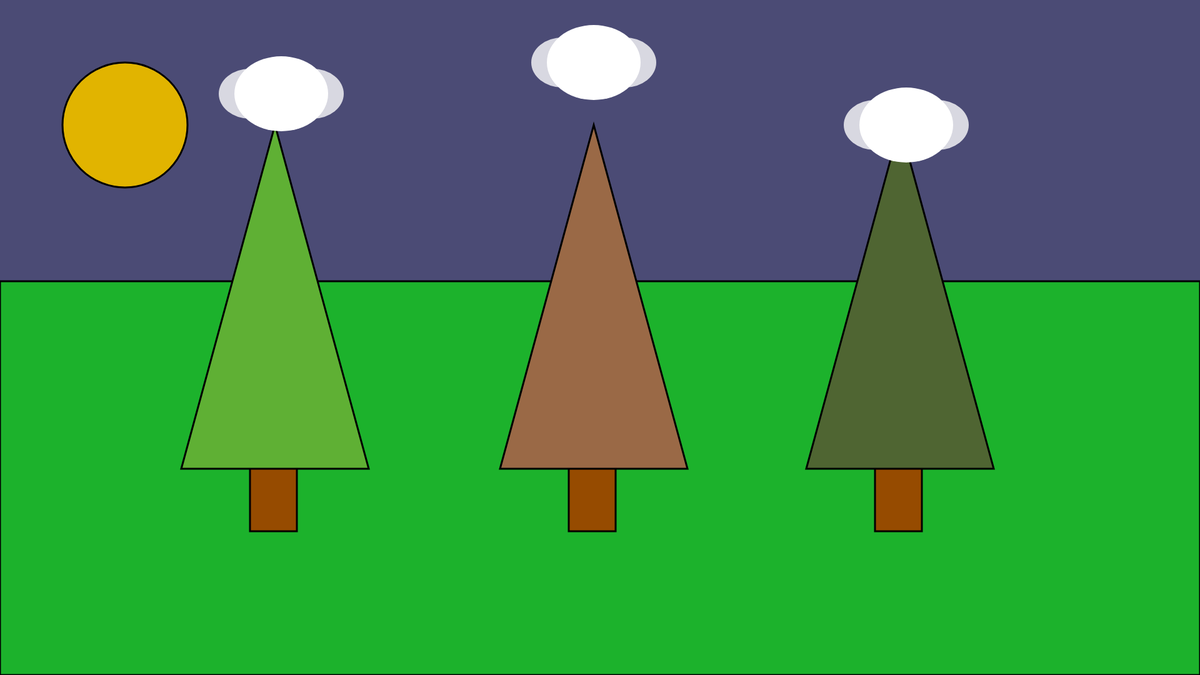
Frame 1 (no input)
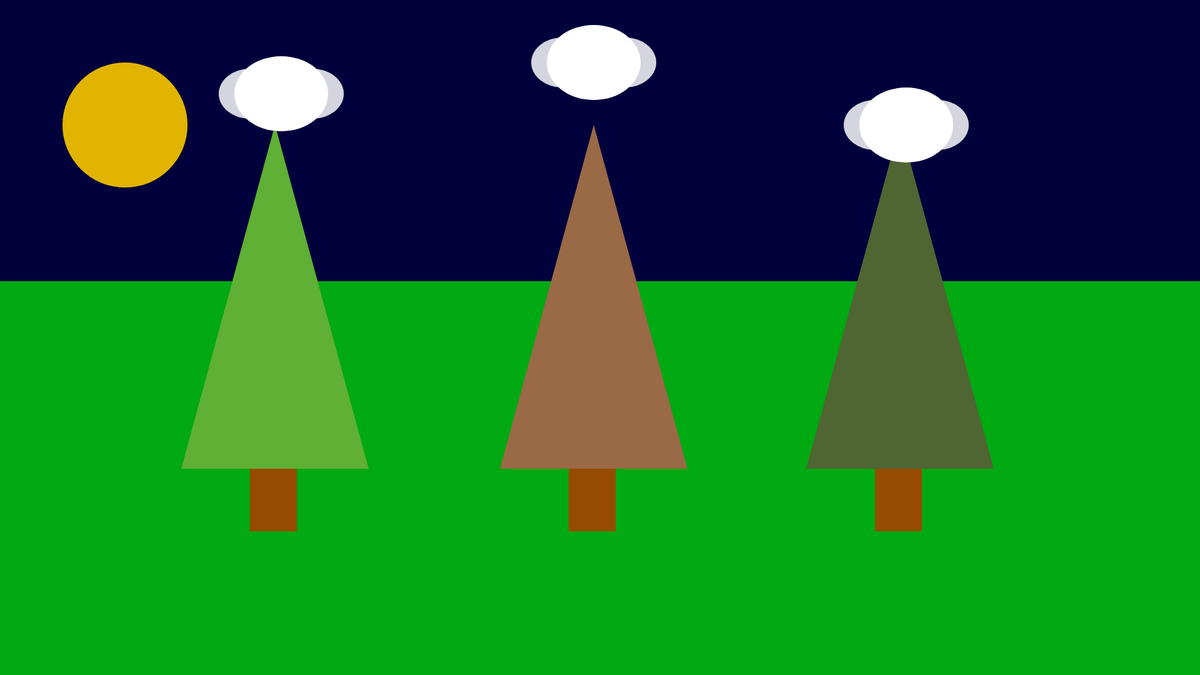
Frame 60 (no input)
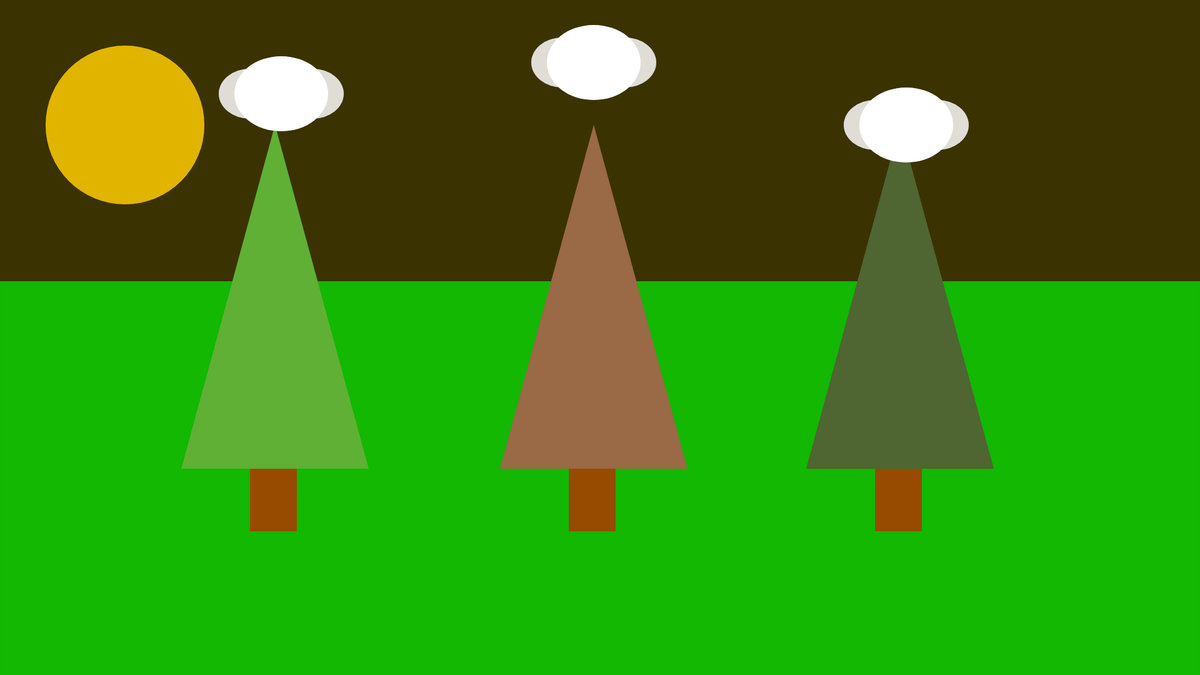
Frame 120 (the mouse pressed at the canvas centre since frame 60)

The p5.js sketch that drew these frames (run headless with seeded random() and noise() and a simulated clock; from frame 60 on, the mouse is pressed at the canvas centre):

// p5.js sketch
// ── sketch.js
//  Adit V
// Sunny day
//this semester, im not exactly sure what theme or concept i want to follow, i think the nature/seasons concept is pretty interesting and i might stick with that.
//the code showcases some trees on a sunny day with a couple of clouds
//press either "Q" or "q" to move the sun from left to right
//move your mouse down to increase the size of the sun

//if you hold the mouse button down it makes a smooth transition from night to sunset color background

//DECLARING VARIABLES FOR THE COLORS 
let r = 0;
let g =0;
let b = 60;

// Making variables for the X and Y position of the sun so i can use a function with the sun
let sunx=200
let suny=200  

//setting a variable sunspeed
let sunSpeed = 1.1  ;

let movingRight = false; // Track sun movement

//i need to put tree color outside of draw otherwsie it flickers and its going to give me epilepsy
let  treeColor1,treeColor2, treeColor3 

//creating an initial set of values so i can click a button to get those values back pretty much resetting it

let initial = {
  r: 0, g: 0, b: 60,
  sunx: 200, suny: 200,
  sunSpeed: 1,
  movingRight:false 
}

function setup(){
  createCanvas(1920,1080);


  // have to do inside setup otherwise p5.js does not see the values
  treeColor1 = color(random(40, 200), random(80, 200), random(40, 80));
  treeColor2 = color(random(40, 200), random(80, 200), random(40, 80));
  treeColor3 = color(random(40, 200), random(80, 200), random(40, 80));

  restartSketch();


}


function draw() 
  {
    
 let sunSize = 200 + mouseY / 10;//this changes the size of the sun based on the y position of the mouse

  //background colour is going to be blue for sky
  background(r,g,b,180);

  //sun
  strokeWeight(3)
  fill(225,180,0);
  ellipse(sunx,suny,sunSize, sunSize);
  
  //lawn or patch of grass
  fill(0,240,0,160);
  quad(0,450,1920,450,1920,1080,0,1080);
  
  //drawing trees
 
  drawTree(910, 350, treeColor1);
  drawTree(400, 350, treeColor2);
  drawTree(1400, 350, treeColor3);
  
// Draw clouds
drawCloud(400, 150);
drawCloud(900, 100);
drawCloud(1400, 200);

  if (mouseIsPressed) {  
    if (r < 190) r += 1;  // Increase red gradually to sunset
    if (g < 50) g += 1;   // Slightly increase green
    if (b > 0) b -= 1;    // Decrease blue gradually
  }

    // Prevent the color from going beyond sunset
 if (r > 255) r = 190;
 if (g > 50) g = 20;    // Stop green from exceeding 50 so less brown tinge
 if (b < 0) b = 0;
 

// Move sun if 'Q' is pressed
if (keyIsPressed && (key === 'q' || key === 'Q')) {
  movingRight = true; // Start moving right
}

// Move sun continuously if it's moving
if (movingRight) {
  sunx += sunSpeed;

  // Reverse direction when hitting boundaries
  if (sunx >= width - 400 || sunx <= 200) {
    sunSpeed *= -1;
    
  }
}



}


//making function for the trees

function drawTree(x, y, treeColor) {
 fill(150, 75, 0);
rect(x, y, 75, 500);
fill(treeColor);
triangle(x - 110, y + 400, x + 190, y + 400, x + 40, y - 150);
}


//making a function for clouds
function drawCloud(x, y) {
  fill(255, 255, 255, 200);
  noStroke();
  ellipse(x, y, 100, 80);
  ellipse(x + 100, y, 100, 80);
  fill(255, 255, 255);
  ellipse(x + 50, y, 150, 120);
}
  // Reset all variables to their initial values
function restartSketch() {
  
  r = initial.r;
  g = initial.g;
  b = initial.b;
  sunx = initial.sunx;
  suny = initial.suny;
  sunSpeed = initial.sunSpeed;
  movingRight = initial.movingRight;

}

  
function keyPressed() {

  if (key === 'r' || key === 'R') {
    restartSketch();
  }



    if (key === 'n' || key === 'N') { // Turn to night
      r = 10; g = 10; b = 40;
    }

//making a key press change tree colors
if (key === 't' || key === 'T') {
  treeColor1 = color(random(40, 200), random(80, 200), random(40, 80));
  treeColor2 = color(random(40, 200), random(80, 200), random(40, 80));
  treeColor3 = color(random(40, 200), random(80, 200), random(40, 80));

}
}
